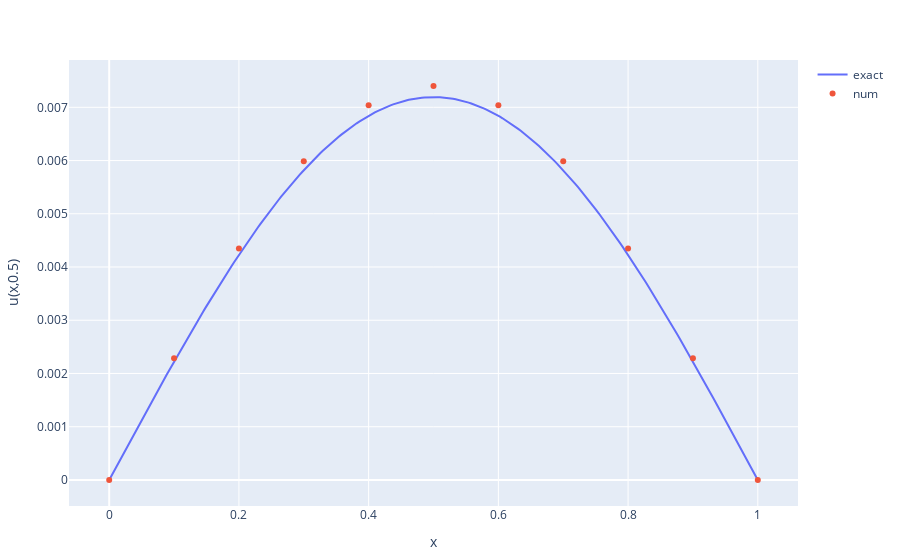

The code cell stored with this chart in its notebook:
### Code cell
kappa = 1   # diffusion constant
L = 1.0         # length of spatial domain
T = 0.5         # total time to solve for

function u_I(x)
    # initial temperature distribution
    y = sin.(pi*x/L)
    return y
end

function u_exact(x,t)
    # the exact solution
    y = exp.(-kappa*(pi^2/L^2)*t)*sin.(pi*x/L)
    return y
end

# Set numerical parameters
mx = 10     # number of gridpoints in space
mt = 1000   # number of gridpoints in time

x, u_j = forward_euler(u_I, kappa, L, T, mx, mt);

# Plot the final result and exact solution
using PlotlyJS
xx = LinRange(0,L,250)

# Create traces
exact = scatter(x=xx, y=u_exact(xx,T), mode="lines", name="exact", showlegend=true)
num = scatter(x=x, y=u_j, mode="markers", name="num", showlegend=true)

layout = Layout(
    xaxis_title = "x",
    yaxis_title = "u(x,0.5)"
    )

plot([exact, num], layout)

### Figure 1 — Plotly figure (JSON) as saved in the notebook; plotly's stock layout.template omitted (floating-point values rounded to 4 significant figures; data arrays with more than 128 entries replaced by an {"elided": "..."} marker saying what was removed)
{"data": [{"mode": "lines", "name": "exact", "showlegend": true, "type": "scatter", "x": {"elided": "250 float values"}, "y": {"elided": "250 float values"}}, {"mode": "markers", "name": "num", "showlegend": true, "type": "scatter", "x": [0, 0.1, 0.2, 0.3, 0.4, 0.5, 0.6, 0.7, 0.8, 0.9, 1], "y": [0, 0.002287, 0.004349, 0.005986, 0.007037, 0.007399, 0.007037, 0.005986, 0.004349, 0.002287, 0]}], "layout": {"margin": {"b": 50, "l": 50, "r": 50, "t": 60}, "xaxis": {"title": {"text": "x"}}, "yaxis": {"title": {"text": "u(x,0.5)"}}}}
